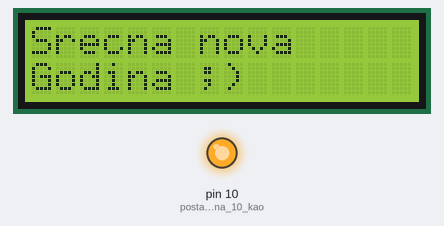
A sketch run on a simulated Arduino Uno, built with avr-gcc and run on an emulated ATmega328P. Parts: 16×2 character LCD, output pins drawn as LEDs (lit = HIGH).

Above: at 0.1 s.

The sketch:

Kursor_prosireno.ino
```cpp
#include <LiquidCrystal.h>
// zadavanje pinova koji se koriste za komunikaciju s displejom
LiquidCrystal lcd(8, 9, 4, 5, 6, 7);          //uvek isto

void setup() {
 // zadavanje broja vrsta i kolona
 // nakon inicijalizacije kursor je na poziciji (0,0)
 lcd.begin(16, 2);

 // ispis poruke
 lcd.print("Srecna nova");

 // postavljanje kursora (X = 0..15, Y = 0..1)
 lcd.setCursor(0, 1);
 lcd.print("Godina :)");

 pinMode(10, OUTPUT); // postavljanje pina 10 kao izlaza
 byte jacina = 255; // zadavanje jacine kao promenljive (min = 0, max = 255)
 analogWrite(10,jacina); // podesavanje faktora ispune PWM na pinu 10

}

void loop() {
 //ispis smajlija koji namiguje
 lcd.setCursor(7, 1);
 lcd.print(';');
 delay(1000);           //1 sek

 lcd.setCursor(7, 1);
 lcd.print(':');
 delay(1000);
}
```
